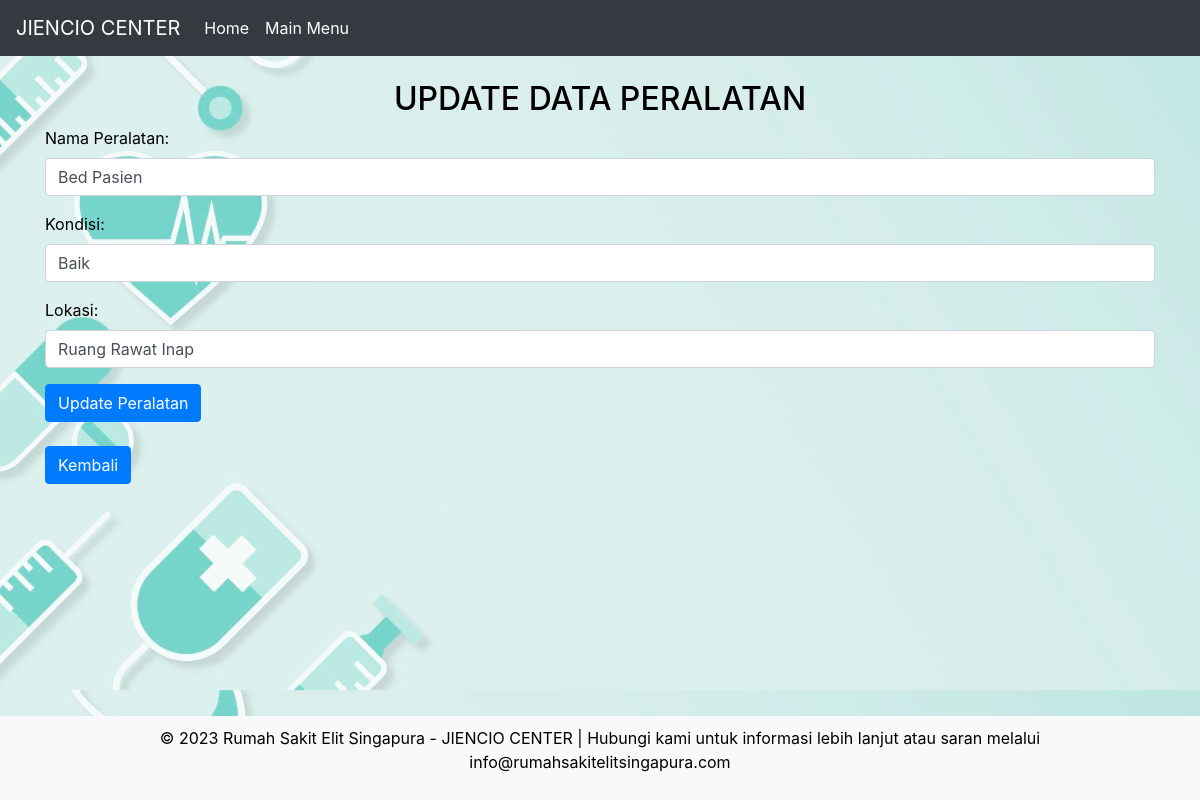
The page /updateperalatan.php?id_peralatan=1 on the database its author committed.
### tables this page shows
CREATE TABLE `peralatan` (
  `id_peralatan` int(11) NOT NULL,
  `nama_peralatan` varchar(100) NOT NULL,
  `kondisi` varchar(50) DEFAULT NULL,
  `lokasi` varchar(100) DEFAULT NULL
);

### updateperalatan.php (the view, shortened to what this page needs)
<!DOCTYPE html>
<html lang="en">
<head>
    <link rel="stylesheet" href="https://cdn.jsdelivr.net/npm/bootstrap@4.6.1/dist/css/bootstrap.min.css"
>
</head>
<body>
    <nav class="navbar navbar-expand-lg navbar-dark bg-dark">
        <a class="navbar-brand" href="home.php">JIENCIO CENTER</a>
        <div class="collapse navbar-collapse" id="navbarNav">
            <ul class="navbar-nav">
                <li class="nav-item <?php if ($_SERVER['PHP_SELF'] == '/home.php') echo 'active'; ?>">
                    <a class="nav-link" href="home.php">Home</a>
                </li>
                <li class="nav-item <?php if ($_SERVER['PHP_SELF'] == '/indexutama.php') echo 'active'; ?>">
                    <a class="nav-link" href="indexutama.php">Main Menu</a>
                </li>
            </ul>
        </div>
    </nav>
    <div class="container">
        <br>
        <h2>
            <center>UPDATE DATA PERALATAN</center>
        </h2>
        <?php
        include "koneksi.php";
        if (isset($_GET['id_peralatan'])) {
            $id_peralatan = $_GET['id_peralatan'];
            $sql = "SELECT * FROM peralatan WHERE id_peralatan = $id_peralatan";
            $result = mysqli_query($kon, $sql);
            if (mysqli_num_rows($result) == 1) {
                $data = mysqli_fetch_assoc($result);
                ?>
        <form action="proses_update_peralatan.php" method="POST">
            <div class="form-group">
                <label for="nama_peralatan">Nama Peralatan:</label>
                <input type="text" class="form-control" id="nama_peralatan" name="nama_peralatan"
                    value="<?php echo $data['nama_peralatan']; ?>" required>
            </div>
            <div class="form-group">
                <label for="kondisi">Kondisi:</label>
                <input type="text" class="form-control" id="kondisi" name="kondisi"
                    value="<?php echo $data['kondisi']; ?>" required>
            </div>
            <div class="form-group">
                <label for="lokasi">Lokasi:</label>
                <input type="text" class="form-control" id="lokasi" name="lokasi" value="<?php echo $data['lokasi']; ?>"
                    required>
            </div>
            <button type="submit" class="btn btn-primary">Update Peralatan</button>
        </form>
        <?php
            } else {
                echo "Data peralatan tidak ditemukan.";
            }
        } else {
            echo "ID peralatan tidak ditemukan.";
        }
        ?>
        <br>
        <a href="indexperalatan.php" class="btn btn-primary" role="button">Kembali</a>
    </div><br><br><br><br>
    <footer>
        <div class="container">
            <p>&copy; 2023 Rumah Sakit Elit Singapura - JIENCIO CENTER | Hubungi kami untuk informasi lebih lanjut
                atau saran melalui info@rumahsakitelitsingapura.com</p>
        </div>
    </footer>
</body>
</html>

### updateperalatan.php (style rules this page uses)
body { background-image: url('gambarbg.jpg'); background-size: cover; background-position: center; color: black; }
.navbar-nav .nav-item .nav-link { color: #fff; }
footer { position: fixed; bottom: 0; width: 100%; background-color: #f8f9fa; text-align: center; padding: 10px 0; }

### rows shown on the page
peralatan: nama_peralatan "Bed Pasien", kondisi "Baik", lokasi "Ruang Rawat Inap"
